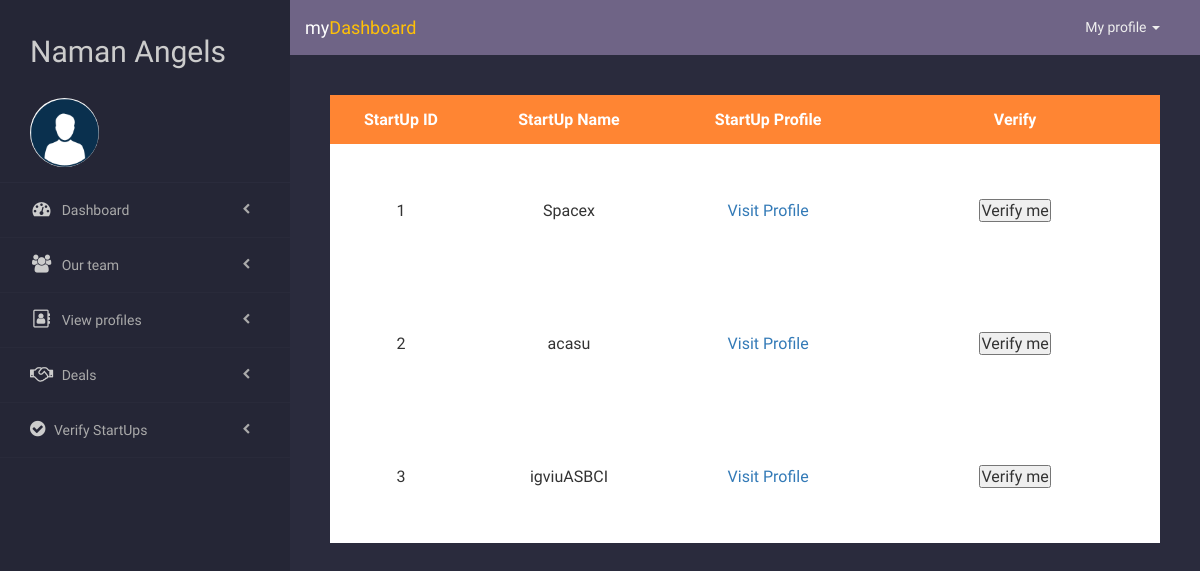
Page /admin/verify.php on the earlier database version.
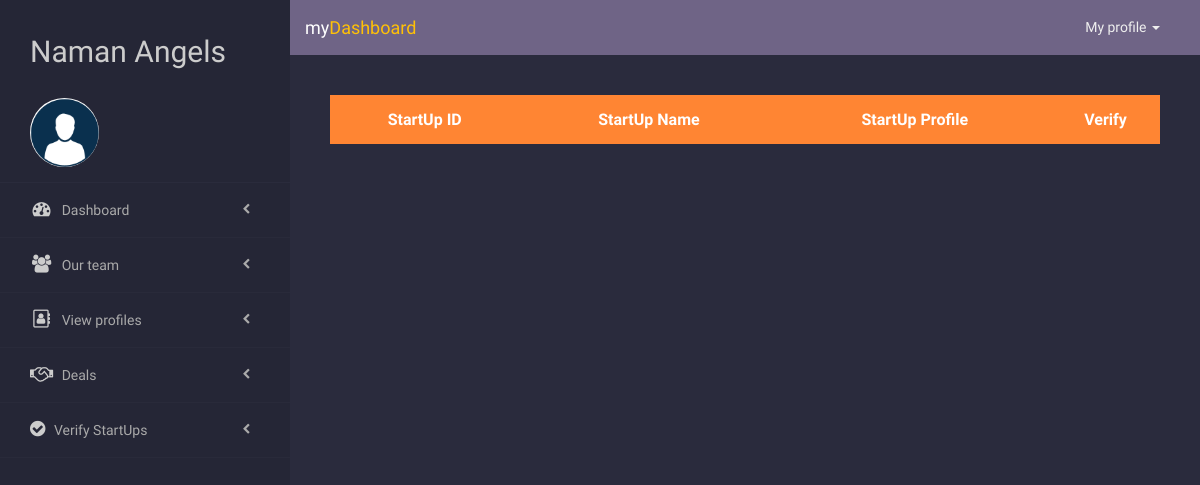
Same page on the later database version.
### tables this page shows
CREATE TABLE IF NOT EXISTS `st_details` (
  `StpID` int(20) NOT NULL,
  `Stname` varchar(200) NOT NULL,
  `Ffname` varchar(200) NOT NULL,
  `Sfname` varchar(200) NOT NULL,
  `Email` varchar(200) NOT NULL,
  `Phone` varchar(200) NOT NULL,
  `Type` varchar(200) NOT NULL,
  `Address` varchar(200) NOT NULL,
  `City` varchar(200) NOT NULL,
  `State` varchar(200) NOT NULL,
  `Country` varchar(200) NOT NULL,
  `Website` varchar(200) NOT NULL,
  `Investment` varchar(200) NOT NULL,
  PRIMARY KEY (`StpID`)
);

### admin/verify.php (the view, shortened to what this page needs)
<?php
    require "../server.php";
?>
<html>
    <head>
        <link rel="stylesheet" href="css/transaction.css">
    </head>
    <body>
        <?php require "sidebar.php" ?>
        <div class="cont">
            <div class="tab">
                <table>
                    <tr>
                        <th>StartUp ID</th>
                        <th>StartUp Name</th>
                        <th>StartUp Profile</th>
                        <th>Verify</th>
                    </tr>
                    <?php
                    $qu = "SELECT * FROM st_details where StpID IN (SELECT StpID from userstp where Verified = '0')";
                    $results = mysqli_query($db, $qu);
                    while($row = mysqli_fetch_assoc($results))
                    {
                        $sid = $row['StpID'];
                        $sname = $row['Stname'];
                        $sprofile = '/NamanAngels/StartUp/Profile/index.php?searchquery='.$sid ;
                        echo '<tr>';
                            echo '<td>'.$sid.'</td>';
                            echo '<td>'.$sname.'</td>';
                            echo '<td><a href="'.$sprofile.'" target="_blank">Visit Profile</a></td>';
                            echo '<td><form method=post action="?add='.$sid.'"><input type=submit value="Verify me" name="verify"></form></td>';
                        echo '</tr>';
                    }
                    ?>
                </table>
            </div>
        </div>
    </body>
</html>

Differences in the rows shown:
no longer on this page (row unchanged): st_details: StpID "1", Stname "Spacex"
removed st_details: StpID "2", Stname "acasu"
removed st_details: StpID "3", Stname "igviuASBCI"
